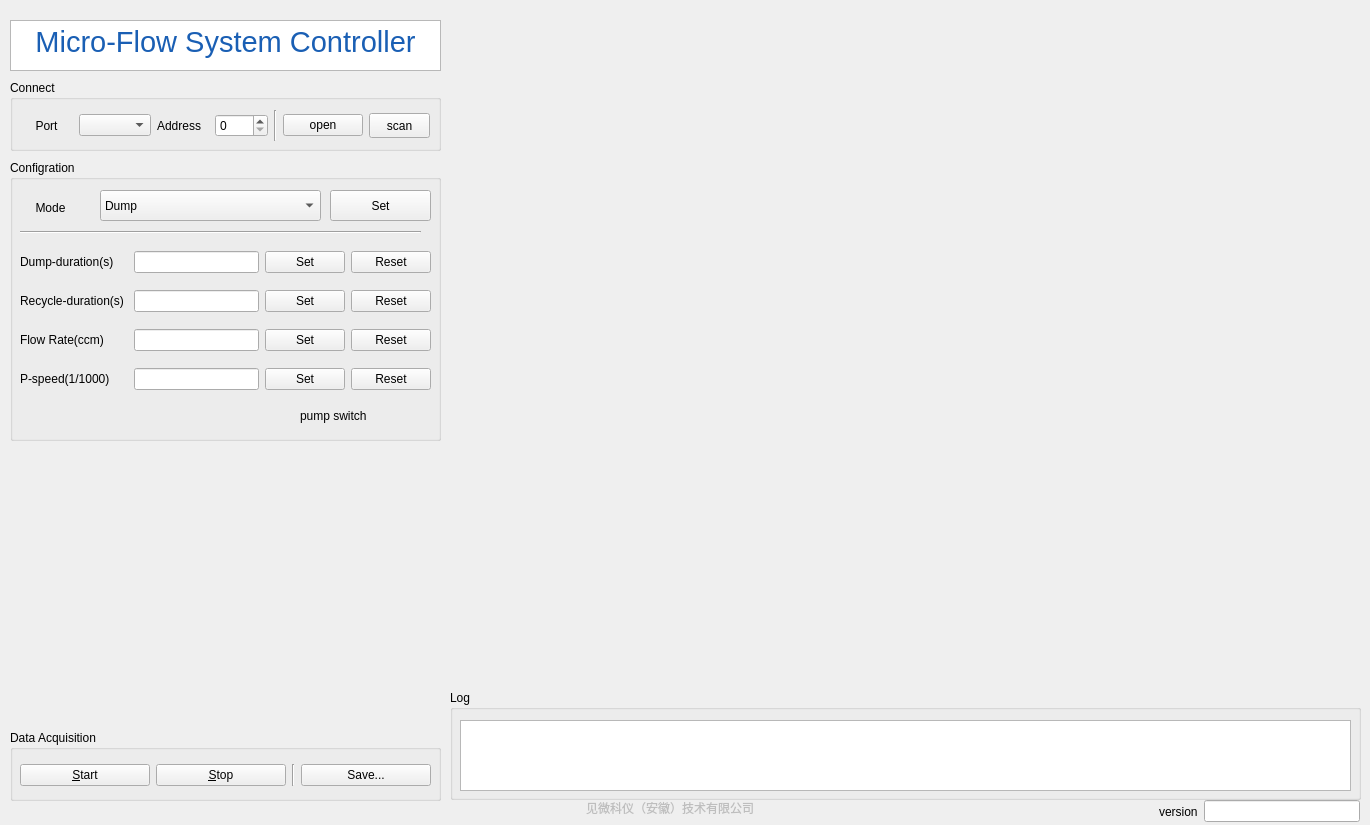
<?xml version="1.0" encoding="UTF-8"?>
<ui version="4.0">
 <class>monitor</class>
 <widget class="QWidget" name="monitor">
  <property name="geometry">
   <rect>
    <x>0</x>
    <y>0</y>
    <width>1370</width>
    <height>825</height>
   </rect>
  </property>
  <property name="windowTitle">
   <string>monitor</string>
  </property>
  <widget class="QWidget" name="widget" native="true">
   <property name="geometry">
    <rect>
     <x>10</x>
     <y>440</y>
     <width>431</width>
     <height>281</height>
    </rect>
   </property>
  </widget>
  <widget class="QWidget" name="verticalLayoutWidget">
   <property name="geometry">
    <rect>
     <x>450</x>
     <y>20</y>
     <width>911</width>
     <height>661</height>
    </rect>
   </property>
   <layout class="QVBoxLayout" name="verticalLayout">
    <item>
     <widget class="QWidget" name="widget_3" native="true"/>
    </item>
    <item>
     <widget class="QWidget" name="widget_2" native="true"/>
    </item>
   </layout>
  </widget>
  <widget class="QGroupBox" name="groupBox_2">
   <property name="geometry">
    <rect>
     <x>10</x>
     <y>160</y>
     <width>431</width>
     <height>281</height>
    </rect>
   </property>
   <property name="title">
    <string>Configration</string>
   </property>
   <widget class="QComboBox" name="comboBox">
    <property name="geometry">
     <rect>
      <x>90</x>
      <y>30</y>
      <width>221</width>
      <height>31</height>
     </rect>
    </property>
    <item>
     <property name="text">
      <string>Dump</string>
     </property>
    </item>
    <item>
     <property name="text">
      <string>Recycle</string>
     </property>
    </item>
    <item>
     <property name="text">
      <string>Mix</string>
     </property>
    </item>
    <item>
     <property name="text">
      <string>Unknow</string>
     </property>
    </item>
   </widget>
   <widget class="QPushButton" name="pushButton_9">
    <property name="geometry">
     <rect>
      <x>320</x>
      <y>30</y>
      <width>101</width>
      <height>31</height>
     </rect>
    </property>
    <property name="text">
     <string>Set</string>
    </property>
   </widget>
   <widget class="QLabel" name="label_7">
    <property name="geometry">
     <rect>
      <x>10</x>
      <y>27</y>
      <width>61</width>
      <height>41</height>
     </rect>
    </property>
    <property name="text">
     <string>Mode</string>
    </property>
    <property name="alignment">
     <set>Qt::AlignmentFlag::AlignCenter</set>
    </property>
   </widget>
   <widget class="Line" name="line">
    <property name="geometry">
     <rect>
      <x>10</x>
      <y>62</y>
      <width>401</width>
      <height>20</height>
     </rect>
    </property>
    <property name="orientation">
     <enum>Qt::Orientation::Horizontal</enum>
    </property>
   </widget>
   <widget class="QWidget" name="horizontalLayoutWidget_2">
    <property name="geometry">
     <rect>
      <x>290</x>
      <y>240</y>
      <width>131</width>
      <height>31</height>
     </rect>
    </property>
    <layout class="QHBoxLayout" name="horizontalLayout_2">
     <item>
      <widget class="QLabel" name="label_8">
       <property name="text">
        <string>pump switch</string>
       </property>
      </widget>
     </item>
     <item>
      <widget class="QWidget" name="widget_5" native="true"/>
     </item>
    </layout>
   </widget>
   <widget class="QWidget" name="gridLayoutWidget_2">
    <property name="geometry">
     <rect>
      <x>10</x>
      <y>80</y>
      <width>411</width>
      <height>161</height>
     </rect>
    </property>
    <layout class="QGridLayout" name="gridLayout_2">
     <item row="1" column="3">
      <widget class="QPushButton" name="pushButton_11">
       <property name="text">
        <string>Reset</string>
       </property>
      </widget>
     </item>
     <item row="0" column="1">
      <widget class="QLineEdit" name="lineEdit"/>
     </item>
     <item row="1" column="2">
      <widget class="QPushButton" name="pushButton_5">
       <property name="text">
        <string>Set</string>
       </property>
      </widget>
     </item>
     <item row="2" column="3">
      <widget class="QPushButton" name="pushButton_12">
       <property name="text">
        <string>Reset</string>
       </property>
      </widget>
     </item>
     <item row="2" column="1">
      <widget class="QLineEdit" name="lineEdit_2"/>
     </item>
     <item row="0" column="3">
      <widget class="QPushButton" name="pushButton_10">
       <property name="text">
        <string>Reset</string>
       </property>
      </widget>
     </item>
     <item row="0" column="2">
      <widget class="QPushButton" name="pushButton_6">
       <property name="text">
        <string>Set</string>
       </property>
      </widget>
     </item>
     <item row="1" column="1">
      <widget class="QLineEdit" name="lineEdit_4"/>
     </item>
     <item row="1" column="0">
      <widget class="QLabel" name="label_6">
       <property name="text">
        <string>Recycle-duration(s) </string>
       </property>
      </widget>
     </item>
     <item row="2" column="0">
      <widget class="QLabel" name="label_2">
       <property name="text">
        <string>Flow Rate(ccm)       </string>
       </property>
      </widget>
     </item>
     <item row="0" column="0">
      <widget class="QLabel" name="label">
       <property name="text">
        <string>Dump-duration(s)   </string>
       </property>
      </widget>
     </item>
     <item row="2" column="2">
      <widget class="QPushButton" name="pushButton_7">
       <property name="text">
        <string>Set</string>
       </property>
      </widget>
     </item>
     <item row="3" column="0">
      <widget class="QLabel" name="label_4">
       <property name="text">
        <string>P-speed(1/1000)     </string>
       </property>
      </widget>
     </item>
     <item row="3" column="1">
      <widget class="QLineEdit" name="lineEdit_3"/>
     </item>
     <item row="3" column="2">
      <widget class="QPushButton" name="pushButton_8">
       <property name="text">
        <string>Set</string>
       </property>
      </widget>
     </item>
     <item row="3" column="3">
      <widget class="QPushButton" name="pushButton_13">
       <property name="text">
        <string>Reset</string>
       </property>
      </widget>
     </item>
    </layout>
   </widget>
  </widget>
  <widget class="QTextBrowser" name="textBrowser_2">
   <property name="geometry">
    <rect>
     <x>10</x>
     <y>20</y>
     <width>431</width>
     <height>51</height>
    </rect>
   </property>
   <property name="html">
    <string>&lt;!DOCTYPE HTML PUBLIC &quot;-//W3C//DTD HTML 4.0//EN&quot; &quot;http://www.w3.org/TR/REC-html40/strict.dtd&quot;&gt;
&lt;html&gt;&lt;head&gt;&lt;meta name=&quot;qrichtext&quot; content=&quot;1&quot; /&gt;&lt;meta charset=&quot;utf-8&quot; /&gt;&lt;style type=&quot;text/css&quot;&gt;
p, li { white-space: pre-wrap; }
hr { height: 1px; border-width: 0; }
li.unchecked::marker { content: &quot;\2610&quot;; }
li.checked::marker { content: &quot;\2612&quot;; }
&lt;/style&gt;&lt;/head&gt;&lt;body style=&quot; font-family:'Microsoft YaHei UI'; font-size:9pt; font-weight:400; font-style:normal;&quot;&gt;
&lt;p align=&quot;center&quot; style=&quot; margin-top:12px; margin-bottom:12px; margin-left:0px; margin-right:0px; -qt-block-indent:0; text-indent:0px;&quot;&gt;&lt;span style=&quot; font-family:'Ubuntu'; font-size:22pt; color:#1a5fb4;&quot;&gt;Micro-Flow System Controller&lt;/span&gt;&lt;/p&gt;&lt;/body&gt;&lt;/html&gt;</string>
   </property>
  </widget>
  <widget class="QGroupBox" name="groupBox_3">
   <property name="geometry">
    <rect>
     <x>10</x>
     <y>80</y>
     <width>431</width>
     <height>71</height>
    </rect>
   </property>
   <property name="title">
    <string>Connect</string>
   </property>
   <property name="flat">
    <bool>false</bool>
   </property>
   <widget class="QWidget" name="horizontalLayoutWidget">
    <property name="geometry">
     <rect>
      <x>10</x>
      <y>30</y>
      <width>343</width>
      <height>31</height>
     </rect>
    </property>
    <layout class="QHBoxLayout" name="horizontalLayout">
     <property name="sizeConstraint">
      <enum>QLayout::SizeConstraint::SetDefaultConstraint</enum>
     </property>
     <item>
      <widget class="QLabel" name="label_3">
       <property name="frameShape">
        <enum>QFrame::Shape::NoFrame</enum>
       </property>
       <property name="lineWidth">
        <number>2</number>
       </property>
       <property name="text">
        <string>Port</string>
       </property>
       <property name="alignment">
        <set>Qt::AlignmentFlag::AlignCenter</set>
       </property>
      </widget>
     </item>
     <item>
      <widget class="QComboBox" name="comboBox_2">
       <property name="statusTip">
        <string extracomment="Baud:19200;Parity:None;DataBits:8;StopBits:2"/>
       </property>
      </widget>
     </item>
     <item>
      <widget class="QLabel" name="label_5">
       <property name="statusTip">
        <string extracomment="Server Address"/>
       </property>
       <property name="text">
        <string>Address</string>
       </property>
      </widget>
     </item>
     <item>
      <widget class="QSpinBox" name="spinBox"/>
     </item>
     <item>
      <widget class="Line" name="line_2">
       <property name="orientation">
        <enum>Qt::Orientation::Vertical</enum>
       </property>
      </widget>
     </item>
     <item>
      <widget class="QPushButton" name="pushButton_2">
       <property name="text">
        <string>open</string>
       </property>
      </widget>
     </item>
    </layout>
   </widget>
   <widget class="QPushButton" name="pushButton_14">
    <property name="geometry">
     <rect>
      <x>359</x>
      <y>33</y>
      <width>61</width>
      <height>25</height>
     </rect>
    </property>
    <property name="text">
     <string>scan</string>
    </property>
   </widget>
  </widget>
  <widget class="QGroupBox" name="groupBox_4">
   <property name="geometry">
    <rect>
     <x>450</x>
     <y>690</y>
     <width>911</width>
     <height>110</height>
    </rect>
   </property>
   <property name="title">
    <string>Log</string>
   </property>
   <widget class="QTextBrowser" name="textBrowser_3">
    <property name="geometry">
     <rect>
      <x>10</x>
      <y>30</y>
      <width>891</width>
      <height>71</height>
     </rect>
    </property>
   </widget>
  </widget>
  <widget class="QGroupBox" name="groupBox">
   <property name="geometry">
    <rect>
     <x>10</x>
     <y>730</y>
     <width>431</width>
     <height>71</height>
    </rect>
   </property>
   <property name="title">
    <string>Data Acquisition</string>
   </property>
   <widget class="QWidget" name="gridLayoutWidget">
    <property name="geometry">
     <rect>
      <x>10</x>
      <y>20</y>
      <width>411</width>
      <height>51</height>
     </rect>
    </property>
    <layout class="QGridLayout" name="gridLayout">
     <item row="0" column="2">
      <widget class="Line" name="line_3">
       <property name="orientation">
        <enum>Qt::Orientation::Vertical</enum>
       </property>
      </widget>
     </item>
     <item row="0" column="1">
      <widget class="QPushButton" name="pushButton_3">
       <property name="text">
        <string>&amp;Stop</string>
       </property>
      </widget>
     </item>
     <item row="0" column="0">
      <widget class="QPushButton" name="pushButton">
       <property name="text">
        <string>&amp;Start</string>
       </property>
      </widget>
     </item>
     <item row="0" column="3">
      <widget class="QPushButton" name="pushButton_4">
       <property name="text">
        <string>Save...</string>
       </property>
      </widget>
     </item>
    </layout>
   </widget>
  </widget>
  <widget class="QWidget" name="horizontalLayoutWidget_3">
   <property name="geometry">
    <rect>
     <x>1159</x>
     <y>800</y>
     <width>201</width>
     <height>23</height>
    </rect>
   </property>
   <layout class="QHBoxLayout" name="horizontalLayout_3">
    <item>
     <widget class="QLabel" name="label_9">
      <property name="text">
       <string>version</string>
      </property>
     </widget>
    </item>
    <item>
     <widget class="QLineEdit" name="lineEdit_5">
      <property name="alignment">
       <set>Qt::AlignmentFlag::AlignCenter</set>
      </property>
     </widget>
    </item>
   </layout>
  </widget>
  <widget class="QLineEdit" name="lineEdit_6">
   <property name="enabled">
    <bool>false</bool>
   </property>
   <property name="geometry">
    <rect>
     <x>560</x>
     <y>800</y>
     <width>221</width>
     <height>21</height>
    </rect>
   </property>
   <property name="text">
    <string>见微科仪（安徽）技术有限公司</string>
   </property>
   <property name="frame">
    <bool>false</bool>
   </property>
   <property name="alignment">
    <set>Qt::AlignmentFlag::AlignCenter</set>
   </property>
  </widget>
 </widget>
 <resources/>
 <connections/>
</ui>
